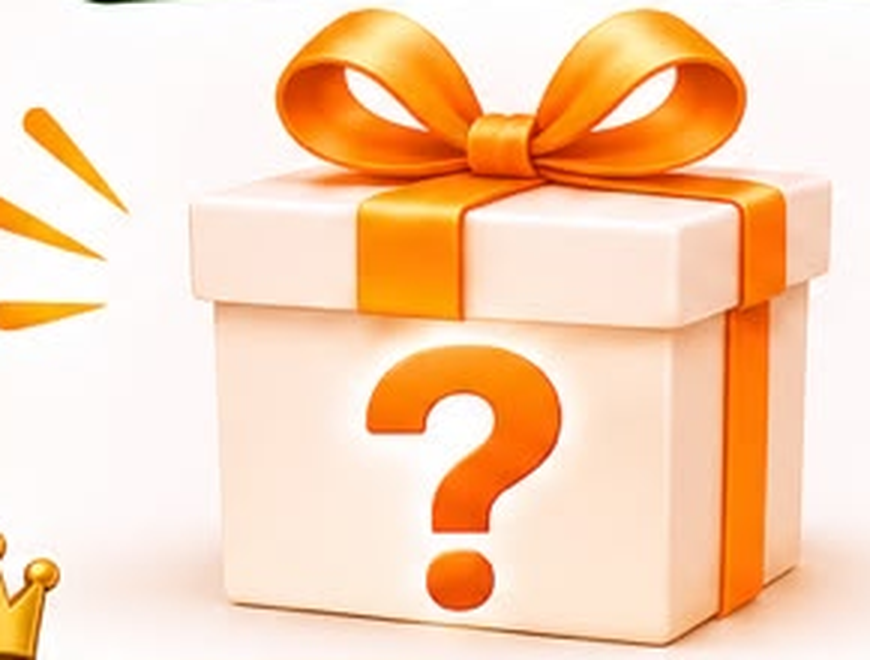
#> input picture assets/gift.png, 870 x 660 px
$ python -i render.py   (imports and definitions only)
#> lines starting #> are read from the running program, lines starting #| are printed output that depends on the picture
import sys, os, math, subprocess, wave, functools
import numpy as np
from PIL import Image, ImageDraw, ImageFont, ImageFilter
sys.path.insert(0, os.path.dirname(__file__))
from episodes import EPISODES

SCR = sys.argv[1]            # scratchpad dir
KEY = sys.argv[2]            # episode key
PREVIEW = len(sys.argv) > 3 and sys.argv[3] == "preview"
# [1 line that did not run here, left out]
RAW = f"{SCR}/raw/A"
# [2 lines not run here, left out]
MUSIC = f"{SCR}/music/Easy_Lemon.mp3"
W, H, FPS = 1080, 1920, 30
RECAP = 4.2

# ---------- palette & fonts (Qivea papaya theme) ----------
PAPAYA = (242, 106, 61); CORAL = (244, 154, 126); CREAM = (255, 246, 236)
SAGE = (63, 94, 75); DARK = (42, 35, 32); MAROON = (140, 28, 58); YELLOW = (255, 196, 75)
FD = "/usr/share/fonts/opentype/inter/"
@functools.lru_cache(None)
def F(name, size): return ImageFont.truetype(FD + name + ".otf", size)
SERIF = "/usr/share/fonts/truetype/crosextra/Caladea-Bold.ttf"

def ease_out(x): x = min(max(x, 0), 1); return 1 - (1 - x) ** 3
def ease_back(x):
    x = min(max(x, 0), 1); c1 = 1.70158; c3 = c1 + 1
    return 1 + c3 * (x - 1) ** 3 + c1 * (x - 1) ** 2

# [4 lines left out: function rrect, not called in this run]

def shadowed(im, blur=18, off=8, alpha=90):
    pad = blur * 2
    sh = Image.new("RGBA", (im.width + pad * 2, im.height + pad * 2), (0, 0, 0, 0))
    a = im.split()[3].point(lambda v: v * alpha // 255)
    blk = Image.new("RGBA", im.size, (0, 0, 0, 255)); blk.putalpha(a)
    sh.paste(blk, (pad, pad + off), blk)
    sh = sh.filter(ImageFilter.GaussianBlur(blur))
    sh.alpha_composite(im, (pad, pad))
    return sh, pad

# [9 lines left out: function put, not called in this run]

def check_icon(d, cx, cy, s, col):
    d.line([(cx - s * .45, cy), (cx - s * .12, cy + s * .32), (cx + s * .48, cy - s * .34)], fill=col, width=max(3, int(s * .18)), joint="curve")

# ---------- timeline ----------
# [1 line that did not run here, left out]
# [1 line not run here, left out]
SPEECH_END = t; TOTAL = t + RECAP
def g(i, src_t): s = segs[i]; return G[i] + (min(max(src_t, s["in"]), s["out"]) - s["in"])

subs = []; ev = {"rows": {}, "panel": None, "done": None, "badges": [], "cta": None, "timer": None, "tzone": None, "poll": None}
sfx = [(0.05, "whoosh")]
# [17 lines not run here, left out]

# ---------- sprites ----------
# [11 lines left out: function header_sprites, not called in this run]

PW, PX, PY0, RH, PH0 = 940, 70, 170, 80, 74
# [97 lines left out: functions row_sprite, panel_bg, wrap_tokens, sub_sprite, badge_sprite, cta_sprite and 2 more, not called in this run]

POLL = ["KERING", "BERMINYAK", "KOMBINASI", "SENSITIF"]
# [110 lines left out: functions chip, recap_parts, frame, make_sfx, not called in this run]

def run(cmd): subprocess.run(cmd, check=True)

# [15 lines not run here, left out]

# ---------- 1. base segments ----------
lst = []
# [10 lines not run here, left out]

# ---------- 2. composite ----------
NF = int(round(TOTAL * FPS))
fc = (f"[0:v]tpad=stop_mode=clone:stop_duration={RECAP},boxblur=24:2:enable='gte(t,{SPEECH_END:.3f})'[bv];"
      f"[bv][1:v]overlay=0:0:format=auto:eof_action=pass,format=yuv420p[v];"
      f"[0:a]apad=pad_dur={RECAP},highpass=f=80,afftdn=nf=-28,acompressor=threshold=-22dB:ratio=3:attack=5:release=90:makeup=2,"
      f"loudnorm=I=-15:TP=-2:LRA=9,aresample=48000,aformat=channel_layouts=stereo,asplit=2[voice][sc];"
      f"[2:a]atrim=0:{TOTAL:.3f},asetpts=N/SR/TB,loudnorm=I=-27:TP=-4,aresample=48000,aformat=channel_layouts=stereo,"
      f"afade=t=in:d=0.8,afade=t=out:st={TOTAL-2.2:.3f}:d=2.2[mus];"
      f"[mus][sc]sidechaincompress=threshold=0.05:ratio=4:attack=40:release=400[duck];"
      f"[3:a]aformat=channel_layouts=stereo[fx];"
      f"[voice][duck][fx]amix=inputs=3:normalize=0:duration=first,alimiter=limit=0.93[a]")
cmd = ["ffmpeg", "-v", "error", "-y", "-i", f"{WORK}/base.mkv",
       "-f", "rawvideo", "-pix_fmt", "rgba", "-s", f"{W}x{H}", "-r", str(FPS), "-i", "-",
       "-i", MUSIC, "-i", f"{WORK}/sfx.wav", "-filter_complex", fc, "-map", "[v]", "-map", "[a]",
       "-t", f"{TOTAL:.3f}", "-r", str(FPS), "-c:v", "libx264", "-crf", "19", "-preset", "medium", "-profile:v", "high",
       "-c:a", "aac", "-b:a", "192k", "-movflags", "+faststart", f"{OUTDIR}/{KEY}.mp4"]
# [1 line that did not run here, left out]
# [5 lines not run here, left out]

>>> import cv2
>>> picture = cv2.imread('../assets/gift.png', cv2.IMREAD_GRAYSCALE)
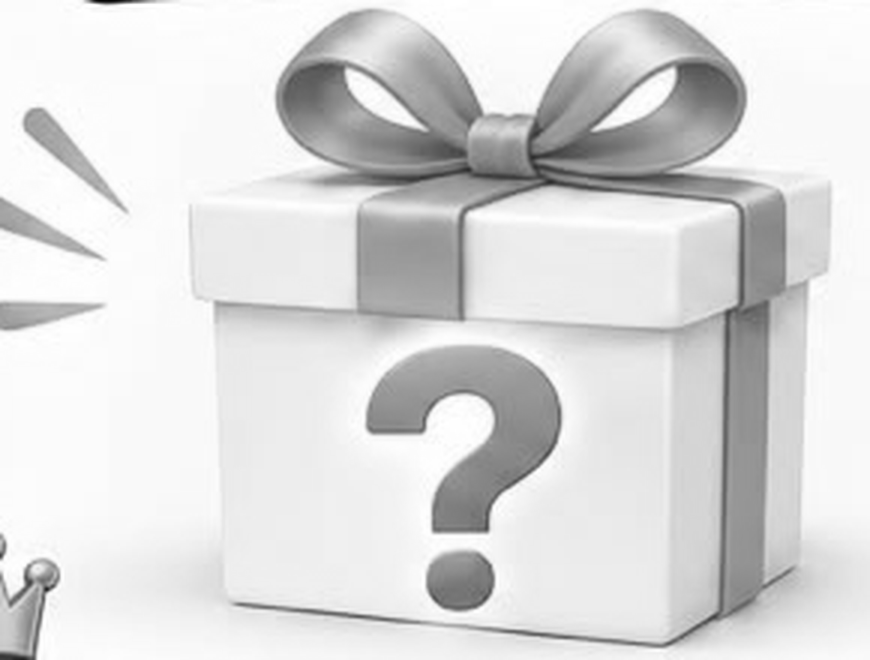
#> picture: shape (660, 870); min 2, max 255, mean 218.9
>>> result = shadowed(picture)
#> (the run stopped early here; a loop or call above may not have finished)
